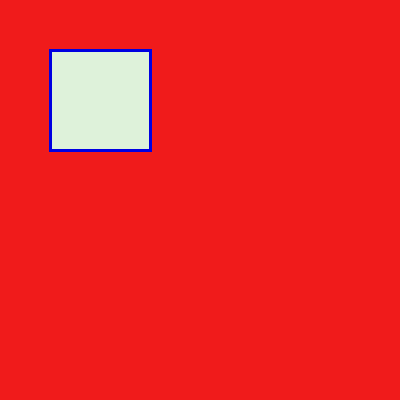
Frame 1 (no input)
Frame 60 (the mouse pressed at the canvas centre just before this capture): identical to frame 1, image omitted
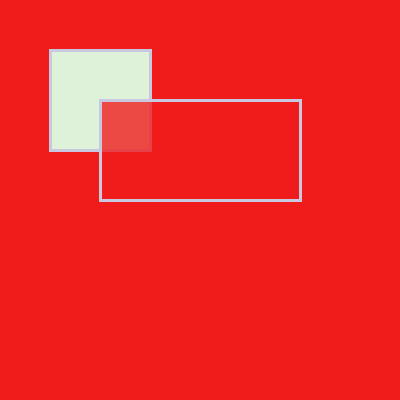
Frame 120 (the mouse held since frame 60 and released just before this capture)

The Processing sketch that drew these frames (run headless with seeded random() and noise(); from frame 60 on, the mouse is pressed at the canvas centre):

// Processing sketch: processing_114112
// ── processing_114112.pde

void setup(){
  size (400,400);
  background(240,27,27);
}

void draw(){
 background(240,27,27);
 //noStroke();
 fill(222,242,218);
 stroke(mouseX,mouseY,225);
 strokeWeight(3);
 rect(50,50,100,100);
 fill(240,27,27,200);
 rect(mouseY-100,mouseX-100,mouseX,100);
} 
